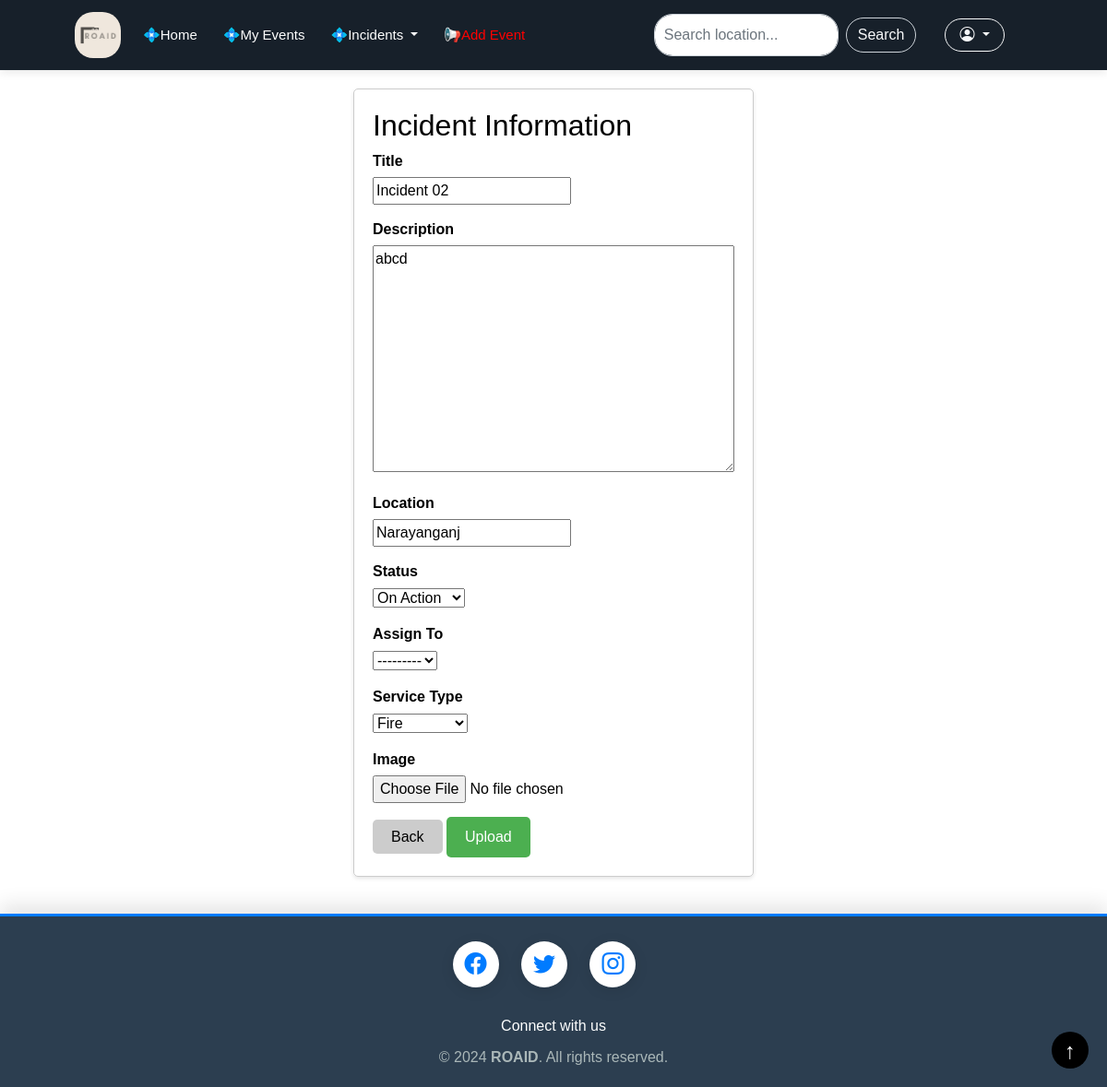
Before: /edit_incident/3/ with the older database file.
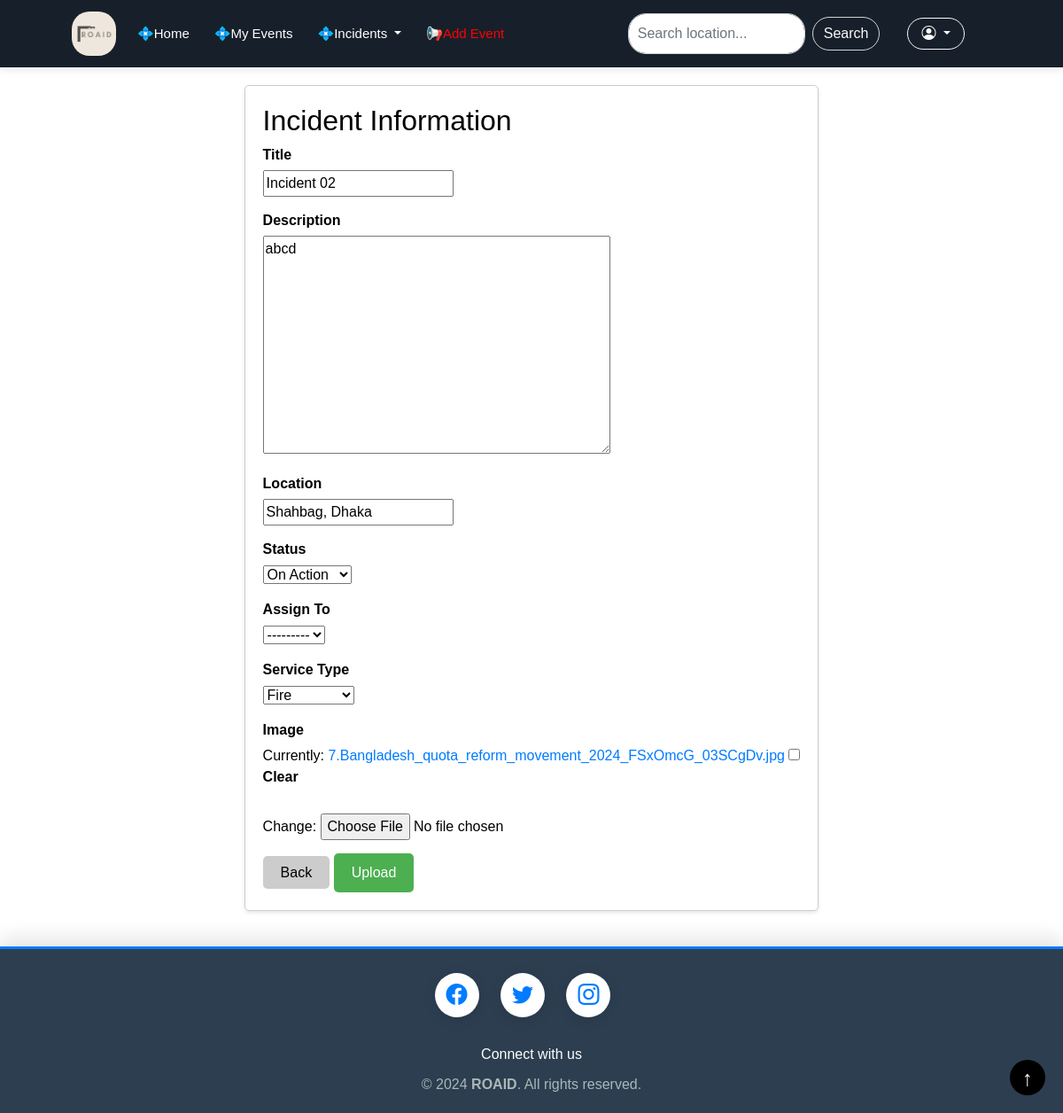
After: the same page with the newer database file.
### Volunteer/models.py (models this page shows, shortened)
class Incident(models.Model):
    STATUS_CHOICES = [
        ('no action', 'No Action'),
        ('on action', 'On Action'),
        ('completed', 'Completed'),
    ]
    title = models.CharField(max_length=200)
    description = models.TextField()
    location = models.CharField(max_length=255)
    date_reported = models.DateTimeField(auto_now_add=True)
    status = models.CharField(max_length=20, choices=STATUS_CHOICES, default='No Action')
    reported_by = models.ForeignKey(User, on_delete=models.CASCADE, related_name='reported_incidents')
    assigned_to = models.ForeignKey(User, on_delete=models.SET_NULL, null=True, blank=True,
                                    related_name='assigned_incidents')
    service_type = models.CharField(max_length=50,
                                    choices=[('fire', 'Fire'), ('police', 'Police'), ('ambulance', 'Ambulance')],
                                    default='police')
    image = models.ImageField(blank=True, null=True)

### Volunteer/views.py (the view)
# urls.py: path('edit_incident/<str:id>/', v_views.edit_incident, name='edit_incident'),
def edit_incident(request, id):
    inc = Incident.objects.get(pk=id)
    form = IncidentForm(instance=inc)
    if request.method == 'POST':
        form = IncidentForm(request.POST, request.FILES, instance=inc)
        if form.is_valid():
            form.save()
            return redirect('homepage')
    context = {'form': form}
    return render(request, template_name='add_incident.html', context=context)

### Volunteer/forms.py
class IncidentForm(ModelForm):
    class Meta:
        model = Incident
        fields = ['title', 'description', 'location', 'status', 'assigned_to', 'service_type', 'image']

### Volunteer/templates/add_incident.html (shortened to what this page needs)
{% extends 'common.html' %}
{% load static %}
{% block content %}
<link rel="stylesheet" href="{% static 'css/add_incident.css' %}">
<div class="form-container">
    <form action="" method="POST" enctype="multipart/form-data" class="form-card">
        <h2>Incident Information</h2>
        <div class="form-group">
             <label for="id_username">Title</label>
             {{ form.title }}
        </div>
                <div class="form-group">
             <label for="id_username">Description</label>
             {{ form.description }}
        </div>
         <div class="form-group">
             <label for="id_username">Location</label>
             {{ form.location }}
        </div>
         <div class="form-group">
             <label for="id_username">Status</label>
             {{ form.status }}
        </div>
         <div class="form-group">
             <label for="id_username">Assign To</label>
             {{ form.assigned_to }}
        </div>
         <div class="form-group">
             <label for="id_username">Service Type</label>
             {{ form.service_type }}
        </div>
         <div class="form-group">
             <label for="id_username">Image</label>
             {{ form.image}}
        </div>
        <div class="button-container">
            <a href="{% url 'homepage' %}" class="btn-back">Back</a>
            <input class="btn-submit" type="submit" name="Submit" value="Upload">
        </div>
    </form>
</div>
{% endblock %}

Changed rows visible on the page:
changed Incident "Incident 02": location "Narayanganj" → "Shahbag, Dhaka"
Other visible differences:
form field image: (not shown) → "☐"
text now shown: "Currently: 7.Bangladesh_quota_reform_movement_2024_FSxOmcG_03SCgDv.jpg Clear Change:"
